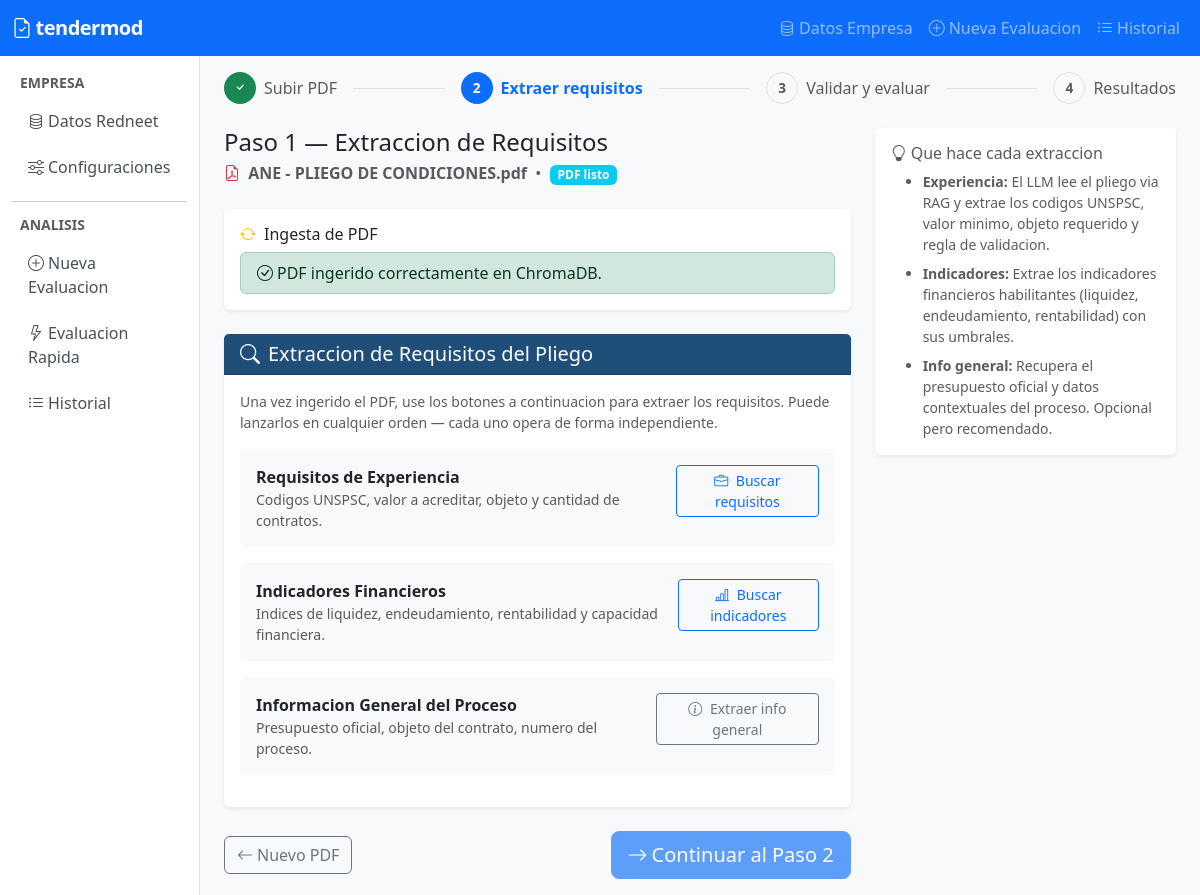
/analysis/10/step1/, run on the app's committed database.
### apps/core/models.py (models this page shows, shortened)
class AnalysisSession(models.Model):
    STATUS_CHOICES = [
        ('created', 'Creado'),
        ('ingesting_pdf', 'Ingiriendo PDF'),
        ('pdf_ready', 'PDF listo'),
        ('extracted', 'Requisitos extraidos'),
        ('evaluating', 'Evaluando'),
        ('completed', 'Completado'),
        ('error', 'Error'),
    ]
    status = models.CharField(max_length=20, choices=STATUS_CHOICES, default='created')
    pdf_filename = models.CharField(max_length=255, blank=True)
    experience_requirements_json = models.TextField(blank=True)
    indicators_requirements_json = models.TextField(blank=True)
    general_info_text = models.TextField(blank=True)
    celery_task_id = models.CharField(max_length=255, blank=True)
    created_at = models.DateTimeField(auto_now_add=True)
    updated_at = models.DateTimeField(auto_now=True)
    class Meta:
        ordering = ['-created_at']
    @property
    def status_display_class(self):
        mapping = {
            'created': 'secondary',
            'ingesting_pdf': 'warning',
            'pdf_ready': 'info',
            'extracted': 'primary',
            'evaluating': 'warning',
            'completed': 'success',
            'error': 'danger',
        }
        return mapping.get(self.status, 'secondary')

### apps/analysis/views.py (the view)
# urls.py: path('<int:pk>/step1/', views.analysis_step1, name='step1'),
def analysis_step1(request, pk):
    session = get_object_or_404(AnalysisSession, pk=pk)
    context = {
        'session': session,
        'has_experience': bool(session.experience_requirements_json),
        'has_indicators': bool(session.indicators_requirements_json),
        'has_general_info': bool(session.general_info_text),
    }
    return render(request, 'analysis/step1.html', context)

### templates/analysis/step1.html (shortened to what this page needs)
{% extends "base.html" %}
{% load static %}
{% block content %}
<div class="d-flex align-items-center gap-2 mb-4">
    <span class="step-badge bg-success text-white"><i class="bi bi-check"></i></span>
    <span class="text-muted">Subir PDF</span>
    <div class="flex-grow-1 border-top mx-2"></div>
    <span class="step-badge bg-primary text-white">2</span>
    <span class="fw-semibold text-primary">Extraer requisitos</span>
    <div class="flex-grow-1 border-top mx-2"></div>
    <span class="step-badge bg-light text-muted border">3</span>
    <span class="text-muted">Validar y evaluar</span>
    <div class="flex-grow-1 border-top mx-2"></div>
    <span class="step-badge bg-light text-muted border">4</span>
    <span class="text-muted">Resultados</span>
</div>
<div class="row">
    <div class="col-md-8">
        <div class="d-flex align-items-center gap-3 mb-4">
            <div>
                <h4 class="mb-1">Paso 1 — Extraccion de Requisitos</h4>
                <p class="text-muted mb-0">
                    <i class="bi bi-file-earmark-pdf me-1 text-danger"></i>
                    <strong>{{ session.pdf_filename }}</strong>
                    &nbsp;&bull;&nbsp;
                    <span class="badge bg-{{ session.status_display_class }}">
                        {{ session.get_status_display }}
                    </span>
                </p>
            </div>
        </div>
        <div class="card border-0 shadow-sm mb-4">
            <div class="card-body">
                <h6 class="card-title"><i class="bi bi-arrow-repeat me-2 text-warning"></i>Ingesta de PDF</h6>
                <div id="spinner-ingest">
                    {% if session.status == 'pdf_ready' or session.status == 'extracted' or session.status == 'completed' %}
                        <div class="alert alert-success mb-0 py-2">
                            <i class="bi bi-check-circle me-1"></i>PDF ingerido correctamente en ChromaDB.
                        </div>
                    {% elif session.status == 'error' %}
                        <div class="alert alert-danger mb-0 py-2">
                            <i class="bi bi-x-circle me-1"></i>Error durante la ingesta. Vuelva a subir el PDF.
                        </div>
                    {% else %}
                        <div class="d-flex align-items-center gap-2 text-secondary">
                            <div class="spinner-border spinner-border-sm" role="status"></div>
                            <span>Ingiriendo PDF en ChromaDB...</span>
                        </div>
                    {% endif %}
                </div>
            </div>
        </div>
        <div class="card border-0 shadow-sm mb-4">
            <div class="card-header card-header-tendermod">
                <h5 class="mb-0"><i class="bi bi-search me-2"></i>Extraccion de Requisitos del Pliego</h5>
            </div>
            <div class="card-body">
                <p class="text-muted small mb-3">
                    Una vez ingerido el PDF, use los botones a continuacion para extraer los requisitos.
                    Puede lanzarlos en cualquier orden — cada uno opera de forma independiente.
                </p>
                <div class="d-flex align-items-start gap-3 mb-3 p-3 bg-light rounded">
                    <div class="flex-grow-1">
                        <strong>Requisitos de Experiencia</strong>
                        <p class="text-muted small mb-0">
                            Codigos UNSPSC, valor a acreditar, objeto y cantidad de contratos.
                        </p>
                    </div>
                    <div>
                        <button class="btn btn-outline-primary btn-sm"
                                id="btn-extract-experience"
                                onclick="doExtractExperience()"
                                {% if session.status == 'ingesting_pdf' or session.status == 'created' %}disabled{% endif %}>
                            <i class="bi bi-briefcase me-1"></i>
                            {% if has_experience %}Re-extraer{% else %}Buscar requisitos{% endif %}
                        </button>
                    </div>
                </div>
                <div class="d-flex align-items-start gap-3 mb-3 p-3 bg-light rounded">
                    <div class="flex-grow-1">
                        <strong>Indicadores Financieros</strong>
                        <p class="text-muted small mb-0">
                            Indices de liquidez, endeudamiento, rentabilidad y capacidad financiera.
                        </p>
                    </div>
                    <div>
                        <button class="btn btn-outline-primary btn-sm"
                                id="btn-extract-indicators"
                                onclick="doExtractIndicators()"
                                {% if session.status == 'ingesting_pdf' or session.status == 'created' %}disabled{% endif %}>
                            <i class="bi bi-bar-chart-line me-1"></i>
                            {% if has_indicators %}Re-extraer{% else %}Buscar indicadores{% endif %}
                        </button>
                    </div>
                </div>
                <div class="d-flex align-items-start gap-3 mb-3 p-3 bg-light rounded">
                    <div class="flex-grow-1">
                        <strong>Informacion General del Proceso</strong>
                        <p class="text-muted small mb-0">
                            Presupuesto oficial, objeto del contrato, numero del proceso.
                        </p>
                    </div>
                    <div>
                        <button class="btn btn-outline-secondary btn-sm"
                                id="btn-extract-info"
                                onclick="doExtractGeneralInfo()"
                                {% if session.status == 'ingesting_pdf' or session.status == 'created' %}disabled{% endif %}>
                            <i class="bi bi-info-circle me-1"></i>
                            {% if has_general_info %}Re-extraer{% else %}Extraer info general{% endif %}
                        </button>
                    </div>
                </div>
            </div>
        </div>
        <div class="d-flex justify-content-between align-items-center">
            <a href="{% url 'analysis:new' %}" class="btn btn-outline-secondary">
                <i class="bi bi-arrow-left me-1"></i>Nuevo PDF
            </a>
            <a href="{% url 'analysis:step2' pk=session.pk %}"
               class="btn btn-primary btn-lg {% if not has_experience and not has_indicators %}disabled{% endif %}"
               id="btn-continue">
                <i class="bi bi-arrow-right me-1"></i>Continuar al Paso 2
            </a>
        </div>
    </div>
    <div class="col-md-4">
        <div class="card border-0 shadow-sm">
            <div class="card-body">
                <h6 class="card-title text-muted">
                    <i class="bi bi-lightbulb me-1"></i>Que hace cada extraccion
                </h6>
                <ul class="small text-muted mb-0">
                    <li class="mb-2">
                        <strong>Experiencia:</strong> El LLM lee el pliego via RAG y extrae
                        los codigos UNSPSC, valor minimo, objeto requerido y regla de validacion.
                    </li>
                    <li class="mb-2">
                        <strong>Indicadores:</strong> Extrae los indicadores financieros habilitantes
                        (liquidez, endeudamiento, rentabilidad) con sus umbrales.
                    </li>
                    <li>
                        <strong>Info general:</strong> Recupera el presupuesto oficial y datos
                        contextuales del proceso. Opcional pero recomendado.
                    </li>
                </ul>
            </div>
        </div>
    </div>
</div>
{% endblock %}

### templates/base.html (style rules this page uses)
body { background-color: #f8f9fa; }
.step-badge { width: 2rem; height: 2rem; border-radius: 50%; display: inline-flex; align-items: center; justify-content: center; font-weight: 700; font-size: 0.85rem; }
.card-header-tendermod { background-color: #1F4E79; color: white; }

### data on the page
AnalysisSession: pdf_filename "ANE - PLIEGO DE CONDICIONES.pdf", status "PDF listo"
